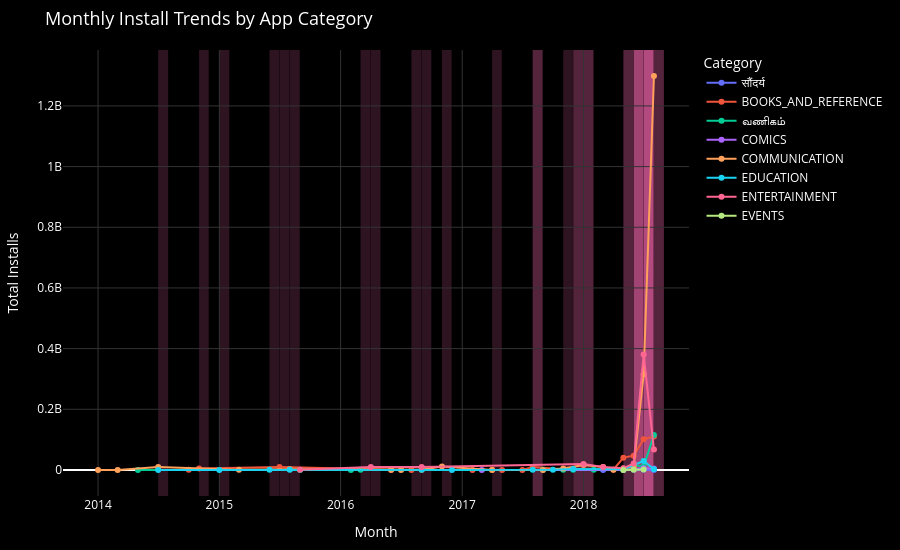

Source (notebook cell):
### Code cell
# Final time-series visualization

import plotly.graph_objects as go
import plotly.io as pio

category_translation = {
    "BEAUTY": "सौंदर्य",
    "BUSINESS": "வணிகம்",
    "DATING": "Dating"
}

fig_task3 = go.Figure()

if "monthly_installs" not in globals():
    monthly_installs = (
        task3_df
        .groupby(["Month", "Category"], as_index=False)["Installs_Numeric"]
        .sum()
        .sort_values(["Category", "Month"])
    )

    monthly_installs["MoM_Growth"] = (
        monthly_installs
        .groupby("Category")["Installs_Numeric"]
        .pct_change()
        .mul(100)
    )

    monthly_installs["Significant_Growth"] = (
        monthly_installs["MoM_Growth"] > 20
    )

for category in monthly_installs["Category"].unique():
    data = monthly_installs[
        monthly_installs["Category"] == category
    ].copy()

    display_category = category_translation.get(category, category)

    fig_task3.add_trace(
        go.Scatter(
            x=data["Month"],
            y=data["Installs_Numeric"],
            mode="lines+markers",
            name=display_category,
            customdata=data[["MoM_Growth", "Significant_Growth"]],
            hovertemplate=(
                f"<b>{display_category}</b><br>"
                "Month: %{x|%b %Y}<br>"
                "Installs: %{y:,}<br>"
                "MoM Growth: %{customdata[0]:.2f}%"
                "<extra></extra>"
            )
        )
    )

    for _, row in data[
        data["Significant_Growth"]
    ].iterrows():
        fig_task3.add_vrect(
            x0=row["Month"],
            x1=row["Month"] + pd.offsets.MonthEnd(1),
            fillcolor="rgba(255, 105, 180, 0.18)",
            line_width=0,
            layer="below"
        )

fig_task3.update_layout(
    title="Monthly Install Trends by App Category",
    plot_bgcolor="black",
    paper_bgcolor="black",
    font_color="white",
    title_font={"size": 18},

    xaxis=dict(
        title="Month",
        gridcolor="#333333"
    ),

    yaxis=dict(
        title="Total Installs",
        gridcolor="#333333"
    ),

    legend=dict(
        title="Category"
    ),

    hoverlabel=dict(
        bgcolor="#111111",
        font_color="white"
    ),

    margin=dict(
        l=20,
        r=20,
        t=50,
        b=30
    ),

    width=900,
    height=550
)

save_plot_as_html(
    fig_task3,
    "Task 3 - Monthly Install Trends.html",
    "Interactive time-series analysis showing monthly install trends by app category. Periods with month-over-month install growth above 20% are highlighted."
)

display(fig_task3)

### Figure 1 — Plotly figure (JSON) as saved in the notebook; plotly's stock layout.template omitted (floating-point values rounded to 4 significant figures)
{"data": [{"customdata": [[null, false], [19900, true], [0, false], [-90, false]], "hovertemplate": "<b>सौंदर्य</b><br>Month: %{x|%b %Y}<br>Installs: %{y:,}<br>MoM Growth: %{customdata[0]:.2f}%<extra></extra>", "mode": "lines+markers", "name": "सौंदर्य", "type": "scatter", "x": ["2018-03-01T00:00:00.000000000", "2018-06-01T00:00:00.000000000", "2018-07-01T00:00:00.000000000", "2018-08-01T00:00:00.000000000"], "y": [5000, 1000000, 1000000, 100000]}, {"customdata": [[null, false], [900, true], [100, true], [-99.4, false], [66.67, true], [0, false], [900, true], [-90, false], [0, false], [9910, true], [-80.02, false], [-47.5, false], [3767.0, true], [16.01, false], [115.7, true], [8.317, false]], "hovertemplate": "<b>BOOKS_AND_REFERENCE</b><br>Month: %{x|%b %Y}<br>Installs: %{y:,}<br>MoM Growth: %{customdata[0]:.2f}%<extra></extra>", "mode": "lines+markers", "name": "BOOKS_AND_REFERENCE", "type": "scatter", "x": ["2014-10-01T00:00:00.000000000", "2014-11-01T00:00:00.000000000", "2015-07-01T00:00:00.000000000", "2016-06-01T00:00:00.000000000", "2016-08-01T00:00:00.000000000", "2017-02-01T00:00:00.000000000", "2017-04-01T00:00:00.000000000", "2017-05-01T00:00:00.000000000", "2017-07-01T00:00:00.000000000", "2017-08-01T00:00:00.000000000", "2017-11-01T00:00:00.000000000", "2018-04-01T00:00:00.000000000", "2018-05-01T00:00:00.000000000", "2018-06-01T00:00:00.000000000", "2018-07-01T00:00:00.000000000", "2018-08-01T00:00:00.000000000"], "y": [500000, 5000000, 10000000, 60000, 100000, 100000, 1000000, 100000, 100000, 10010000, 2000000, 1050000, 40600000, 47100000, 101600000, 110050000]}, {"customdata": [[null, false], [0, false], [-90, false], [9900, true], [0, false], [-50, false], [100.2, true], [-0.0999, false], [-90, false], [15100, true], [-23.68, false], [892.2, true]], "hovertemplate": "<b>வணிகம்</b><br>Month: %{x|%b %Y}<br>Installs: %{y:,}<br>MoM Growth: %{customdata[0]:.2f}%<extra></extra>", "mode": "lines+markers", "name": "வணிகம்", "type": "scatter", "x": ["2014-05-01T00:00:00.000000000", "2015-09-01T00:00:00.000000000", "2016-02-01T00:00:00.000000000", "2016-03-01T00:00:00.000000000", "2017-09-01T00:00:00.000000000", "2017-11-01T00:00:00.000000000", "2017-12-01T00:00:00.000000000", "2018-02-01T00:00:00.000000000", "2018-05-01T00:00:00.000000000", "2018-06-01T00:00:00.000000000", "2018-07-01T00:00:00.000000000", "2018-08-01T00:00:00.000000000"], "y": [100000, 100000, 10000, 1000000, 1000000, 500000, 1001000, 1000000, 100000, 15200000, 11600000, 115100000]}, {"customdata": [[null, false], [0, false], [5900, true], [-15.83, false]], "hovertemplate": "<b>COMICS</b><br>Month: %{x|%b %Y}<br>Installs: %{y:,}<br>MoM Growth: %{customdata[0]:.2f}%<extra></extra>", "mode": "lines+markers", "name": "COMICS", "type": "scatter", "x": ["2017-03-01T00:00:00.000000000", "2018-05-01T00:00:00.000000000", "2018-07-01T00:00:00.000000000", "2018-08-01T00:00:00.000000000"], "y": [100000, 100000, 6000000, 5050000]}, {"customdata": [[null, false], [0, false], [9900, true], [-90, false], [100, true], [-50, false], [-89, false], [809.1, true], [1000, true], [-99.09, false], [-50, false], [9900, true], [220.0, true], [-36.88, false], [-90.1, false], [400, true], [122.0, true], [2744.0, true], [311.3, true]], "hovertemplate": "<b>COMMUNICATION</b><br>Month: %{x|%b %Y}<br>Installs: %{y:,}<br>MoM Growth: %{customdata[0]:.2f}%<extra></extra>", "mode": "lines+markers", "name": "COMMUNICATION", "type": "scatter", "x": ["2014-01-01T00:00:00.000000000", "2014-03-01T00:00:00.000000000", "2014-07-01T00:00:00.000000000", "2015-03-01T00:00:00.000000000", "2015-08-01T00:00:00.000000000", "2016-06-01T00:00:00.000000000", "2016-07-01T00:00:00.000000000", "2016-09-01T00:00:00.000000000", "2016-11-01T00:00:00.000000000", "2017-04-01T00:00:00.000000000", "2017-09-01T00:00:00.000000000", "2017-11-01T00:00:00.000000000", "2018-01-01T00:00:00.000000000", "2018-03-01T00:00:00.000000000", "2018-04-01T00:00:00.000000000", "2018-05-01T00:00:00.000000000", "2018-06-01T00:00:00.000000000", "2018-07-01T00:00:00.000000000", "2018-08-01T00:00:00.000000000"], "y": [100000, 100000, 10000000, 1000000, 2000000, 1000000, 110000, 1000000, 11000000, 100000, 50000, 5000000, 16000000, 10100000, 1000000, 5000000, 11100000, 315730000, 1298510000]}, {"customdata": [[null, false], [900, true], [900, true], [0, false], [0, false], [-90, false], [900, true], [0, false], [200, true], [-30.0, false], [1310.0, true], [-93.24, false]], "hovertemplate": "<b>EDUCATION</b><br>Month: %{x|%b %Y}<br>Installs: %{y:,}<br>MoM Growth: %{customdata[0]:.2f}%<extra></extra>", "mode": "lines+markers", "name": "EDUCATION", "type": "scatter", "x": ["2014-07-01T00:00:00.000000000", "2015-01-01T00:00:00.000000000", "2015-06-01T00:00:00.000000000", "2015-08-01T00:00:00.000000000", "2016-09-01T00:00:00.000000000", "2016-12-01T00:00:00.000000000", "2017-08-01T00:00:00.000000000", "2017-10-01T00:00:00.000000000", "2017-12-01T00:00:00.000000000", "2018-05-01T00:00:00.000000000", "2018-07-01T00:00:00.000000000", "2018-08-01T00:00:00.000000000"], "y": [10000, 100000, 1000000, 1000000, 1000000, 100000, 1000000, 1000000, 3000000, 2100000, 29600000, 2000000]}, {"customdata": [[null, false], [900, true], [0, false], [100, true], [-50, false], [-40, false], [251.7, true], [1705.0, true], [-82.35, false]], "hovertemplate": "<b>ENTERTAINMENT</b><br>Month: %{x|%b %Y}<br>Installs: %{y:,}<br>MoM Growth: %{customdata[0]:.2f}%<extra></extra>", "mode": "lines+markers", "name": "ENTERTAINMENT", "type": "scatter", "x": ["2015-09-01T00:00:00.000000000", "2016-04-01T00:00:00.000000000", "2016-09-01T00:00:00.000000000", "2018-01-01T00:00:00.000000000", "2018-03-01T00:00:00.000000000", "2018-05-01T00:00:00.000000000", "2018-06-01T00:00:00.000000000", "2018-07-01T00:00:00.000000000", "2018-08-01T00:00:00.000000000"], "y": [1000000, 10000000, 10000000, 20000000, 10000000, 6000000, 21100000, 380800000, 67200000]}, {"customdata": [[null, false], [4900, true], [120.0, true]], "hovertemplate": "<b>EVENTS</b><br>Month: %{x|%b %Y}<br>Installs: %{y:,}<br>MoM Growth: %{customdata[0]:.2f}%<extra></extra>", "mode": "lines+markers", "name": "EVENTS", "type": "scatter", "x": ["2018-05-01T00:00:00.000000000", "2018-06-01T00:00:00.000000000", "2018-07-01T00:00:00.000000000"], "y": [10000, 500000, 1100000]}], "layout": {"font": {"color": "white"}, "height": 550, "hoverlabel": {"bgcolor": "#111111", "font": {"color": "white"}}, "legend": {"title": {"text": "Category"}}, "margin": {"b": 30, "l": 20, "r": 20, "t": 50}, "paper_bgcolor": "black", "plot_bgcolor": "black", "shapes": [{"fillcolor": "rgba(255, 105, 180, 0.18)", "layer": "below", "line": {"width": 0}, "type": "rect", "x0": "2018-06-01T00:00:00", "x1": "2018-06-30T00:00:00", "xref": "x", "y0": 0, "y1": 1, "yref": "y domain"}, {"fillcolor": "rgba(255, 105, 180, 0.18)", "layer": "below", "line": {"width": 0}, "type": "rect", "x0": "2014-11-01T00:00:00", "x1": "2014-11-30T00:00:00", "xref": "x", "y0": 0, "y1": 1, "yref": "y domain"}, {"fillcolor": "rgba(255, 105, 180, 0.18)", "layer": "below", "line": {"width": 0}, "type": "rect", "x0": "2015-07-01T00:00:00", "x1": "2015-07-31T00:00:00", "xref": "x", "y0": 0, "y1": 1, "yref": "y domain"}, {"fillcolor": "rgba(255, 105, 180, 0.18)", "layer": "below", "line": {"width": 0}, "type": "rect", "x0": "2016-08-01T00:00:00", "x1": "2016-08-31T00:00:00", "xref": "x", "y0": 0, "y1": 1, "yref": "y domain"}, {"fillcolor": "rgba(255, 105, 180, 0.18)", "layer": "below", "line": {"width": 0}, "type": "rect", "x0": "2017-04-01T00:00:00", "x1": "2017-04-30T00:00:00", "xref": "x", "y0": 0, "y1": 1, "yref": "y domain"}, {"fillcolor": "rgba(255, 105, 180, 0.18)", "layer": "below", "line": {"width": 0}, "type": "rect", "x0": "2017-08-01T00:00:00", "x1": "2017-08-31T00:00:00", "xref": "x", "y0": 0, "y1": 1, "yref": "y domain"}, {"fillcolor": "rgba(255, 105, 180, 0.18)", "layer": "below", "line": {"width": 0}, "type": "rect", "x0": "2018-05-01T00:00:00", "x1": "2018-05-31T00:00:00", "xref": "x", "y0": 0, "y1": 1, "yref": "y domain"}, {"fillcolor": "rgba(255, 105, 180, 0.18)", "layer": "below", "line": {"width": 0}, "type": "rect", "x0": "2018-07-01T00:00:00", "x1": "2018-07-31T00:00:00", "xref": "x", "y0": 0, "y1": 1, "yref": "y domain"}, {"fillcolor": "rgba(255, 105, 180, 0.18)", "layer": "below", "line": {"width": 0}, "type": "rect", "x0": "2016-03-01T00:00:00", "x1": "2016-03-31T00:00:00", "xref": "x", "y0": 0, "y1": 1, "yref": "y domain"}, {"fillcolor": "rgba(255, 105, 180, 0.18)", "layer": "below", "line": {"width": 0}, "type": "rect", "x0": "2017-12-01T00:00:00", "x1": "2017-12-31T00:00:00", "xref": "x", "y0": 0, "y1": 1, "yref": "y domain"}, {"fillcolor": "rgba(255, 105, 180, 0.18)", "layer": "below", "line": {"width": 0}, "type": "rect", "x0": "2018-06-01T00:00:00", "x1": "2018-06-30T00:00:00", "xref": "x", "y0": 0, "y1": 1, "yref": "y domain"}, {"fillcolor": "rgba(255, 105, 180, 0.18)", "layer": "below", "line": {"width": 0}, "type": "rect", "x0": "2018-08-01T00:00:00", "x1": "2018-08-31T00:00:00", "xref": "x", "y0": 0, "y1": 1, "yref": "y domain"}, {"fillcolor": "rgba(255, 105, 180, 0.18)", "layer": "below", "line": {"width": 0}, "type": "rect", "x0": "2018-07-01T00:00:00", "x1": "2018-07-31T00:00:00", "xref": "x", "y0": 0, "y1": 1, "yref": "y domain"}, {"fillcolor": "rgba(255, 105, 180, 0.18)", "layer": "below", "line": {"width": 0}, "type": "rect", "x0": "2014-07-01T00:00:00", "x1": "2014-07-31T00:00:00", "xref": "x", "y0": 0, "y1": 1, "yref": "y domain"}, {"fillcolor": "rgba(255, 105, 180, 0.18)", "layer": "below", "line": {"width": 0}, "type": "rect", "x0": "2015-08-01T00:00:00", "x1": "2015-08-31T00:00:00", "xref": "x", "y0": 0, "y1": 1, "yref": "y domain"}, {"fillcolor": "rgba(255, 105, 180, 0.18)", "layer": "below", "line": {"width": 0}, "type": "rect", "x0": "2016-09-01T00:00:00", "x1": "2016-09-30T00:00:00", "xref": "x", "y0": 0, "y1": 1, "yref": "y domain"}, {"fillcolor": "rgba(255, 105, 180, 0.18)", "layer": "below", "line": {"width": 0}, "type": "rect", "x0": "2016-11-01T00:00:00", "x1": "2016-11-30T00:00:00", "xref": "x", "y0": 0, "y1": 1, "yref": "y domain"}, {"fillcolor": "rgba(255, 105, 180, 0.18)", "layer": "below", "line": {"width": 0}, "type": "rect", "x0": "2017-11-01T00:00:00", "x1": "2017-11-30T00:00:00", "xref": "x", "y0": 0, "y1": 1, "yref": "y domain"}, {"fillcolor": "rgba(255, 105, 180, 0.18)", "layer": "below", "line": {"width": 0}, "type": "rect", "x0": "2018-01-01T00:00:00", "x1": "2018-01-31T00:00:00", "xref": "x", "y0": 0, "y1": 1, "yref": "y domain"}, {"fillcolor": "rgba(255, 105, 180, 0.18)", "layer": "below", "line": {"width": 0}, "type": "rect", "x0": "2018-05-01T00:00:00", "x1": "2018-05-31T00:00:00", "xref": "x", "y0": 0, "y1": 1, "yref": "y domain"}, {"fillcolor": "rgba(255, 105, 180, 0.18)", "layer": "below", "line": {"width": 0}, "type": "rect", "x0": "2018-06-01T00:00:00", "x1": "2018-06-30T00:00:00", "xref": "x", "y0": 0, "y1": 1, "yref": "y domain"}, {"fillcolor": "rgba(255, 105, 180, 0.18)", "layer": "below", "line": {"width": 0}, "type": "rect", "x0": "2018-07-01T00:00:00", "x1": "2018-07-31T00:00:00", "xref": "x", "y0": 0, "y1": 1, "yref": "y domain"}, {"fillcolor": "rgba(255, 105, 180, 0.18)", "layer": "below", "line": {"width": 0}, "type": "rect", "x0": "2018-08-01T00:00:00", "x1": "2018-08-31T00:00:00", "xref": "x", "y0": 0, "y1": 1, "yref": "y domain"}, {"fillcolor": "rgba(255, 105, 180, 0.18)", "layer": "below", "line": {"width": 0}, "type": "rect", "x0": "2015-01-01T00:00:00", "x1": "2015-01-31T00:00:00", "xref": "x", "y0": 0, "y1": 1, "yref": "y domain"}, {"fillcolor": "rgba(255, 105, 180, 0.18)", "layer": "below", "line": {"width": 0}, "type": "rect", "x0": "2015-06-01T00:00:00", "x1": "2015-06-30T00:00:00", "xref": "x", "y0": 0, "y1": 1, "yref": "y domain"}, {"fillcolor": "rgba(255, 105, 180, 0.18)", "layer": "below", "line": {"width": 0}, "type": "rect", "x0": "2017-08-01T00:00:00", "x1": "2017-08-31T00:00:00", "xref": "x", "y0": 0, "y1": 1, "yref": "y domain"}, {"fillcolor": "rgba(255, 105, 180, 0.18)", "layer": "below", "line": {"width": 0}, "type": "rect", "x0": "2017-12-01T00:00:00", "x1": "2017-12-31T00:00:00", "xref": "x", "y0": 0, "y1": 1, "yref": "y domain"}, {"fillcolor": "rgba(255, 105, 180, 0.18)", "layer": "below", "line": {"width": 0}, "type": "rect", "x0": "2018-07-01T00:00:00", "x1": "2018-07-31T00:00:00", "xref": "x", "y0": 0, "y1": 1, "yref": "y domain"}, {"fillcolor": "rgba(255, 105, 180, 0.18)", "layer": "below", "line": {"width": 0}, "type": "rect", "x0": "2016-04-01T00:00:00", "x1": "2016-04-30T00:00:00", "xref": "x", "y0": 0, "y1": 1, "yref": "y domain"}, {"fillcolor": "rgba(255, 105, 180, 0.18)", "layer": "below", "line": {"width": 0}, "type": "rect", "x0": "2018-01-01T00:00:00", "x1": "2018-01-31T00:00:00", "xref": "x", "y0": 0, "y1": 1, "yref": "y domain"}, {"fillcolor": "rgba(255, 105, 180, 0.18)", "layer": "below", "line": {"width": 0}, "type": "rect", "x0": "2018-06-01T00:00:00", "x1": "2018-06-30T00:00:00", "xref": "x", "y0": 0, "y1": 1, "yref": "y domain"}, {"fillcolor": "rgba(255, 105, 180, 0.18)", "layer": "below", "line": {"width": 0}, "type": "rect", "x0": "2018-07-01T00:00:00", "x1": "2018-07-31T00:00:00", "xref": "x", "y0": 0, "y1": 1, "yref": "y domain"}, {"fillcolor": "rgba(255, 105, 180, 0.18)", "layer": "below", "line": {"width": 0}, "type": "rect", "x0": "2018-06-01T00:00:00", "x1": "2018-06-30T00:00:00", "xref": "x", "y0": 0, "y1": 1, "yref": "y domain"}, {"fillcolor": "rgba(255, 105, 180, 0.18)", "layer": "below", "line": {"width": 0}, "type": "rect", "x0": "2018-07-01T00:00:00", "x1": "2018-07-31T00:00:00", "xref": "x", "y0": 0, "y1": 1, "yref": "y domain"}], "title": {"font": {"size": 18}, "text": "Monthly Install Trends by App Category"}, "width": 900, "xaxis": {"gridcolor": "#333333", "title": {"text": "Month"}}, "yaxis": {"gridcolor": "#333333", "title": {"text": "Total Installs"}}}}
